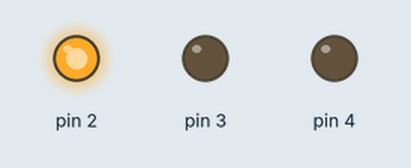
Bench run of a sketch on a simulated Arduino Uno, built with avr-gcc and run on an emulated ATmega328P. Parts: output pins drawn as LEDs (lit = HIGH).

Above: at 0.2 s.
At 2.2 s:
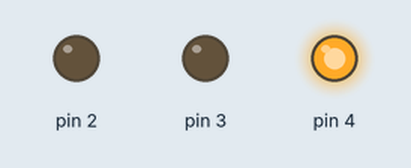
At 4.8 s:
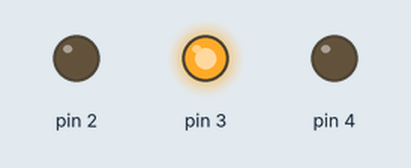
At 7.9 s:
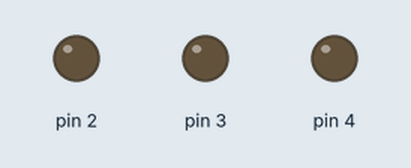
Timing chart, 0 to 8.3 s (numbered marks = the images above):
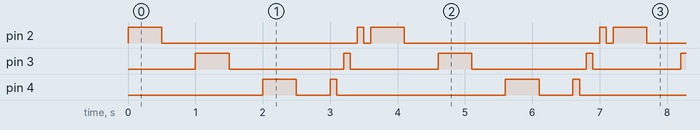

Measured:
- by itself, pin 2: repeats every 3.6 s: LOW 2.9 s, HIGH 0.10 s, LOW 0.10 s, HIGH 0.50 s
- by itself, pin 3: repeats every 3.6 s: LOW 1.7 s, HIGH 0.10 s, LOW 1.3 s, HIGH 0.50 s
- by itself, pin 4: repeats every 3.6 s: LOW 0.50 s, HIGH 0.10 s, LOW 2.5 s, HIGH 0.50 s

The sketch:

MoreLed.ino
```cpp
void setup() {
  for (int i=2; i<=4; i++) {
    pinMode(i, OUTPUT);
  }
}

void loop() {
  for (int x=2; x<=4; x++) {
    digitalWrite(x, HIGH);
    delay(500);
    digitalWrite(x, LOW);
    delay(500);
  }
  for (int x=4; x>=2; x--) {
    digitalWrite(x, HIGH);
    delay(100);
    digitalWrite(x, LOW);
    delay(100);
  }
}
```
